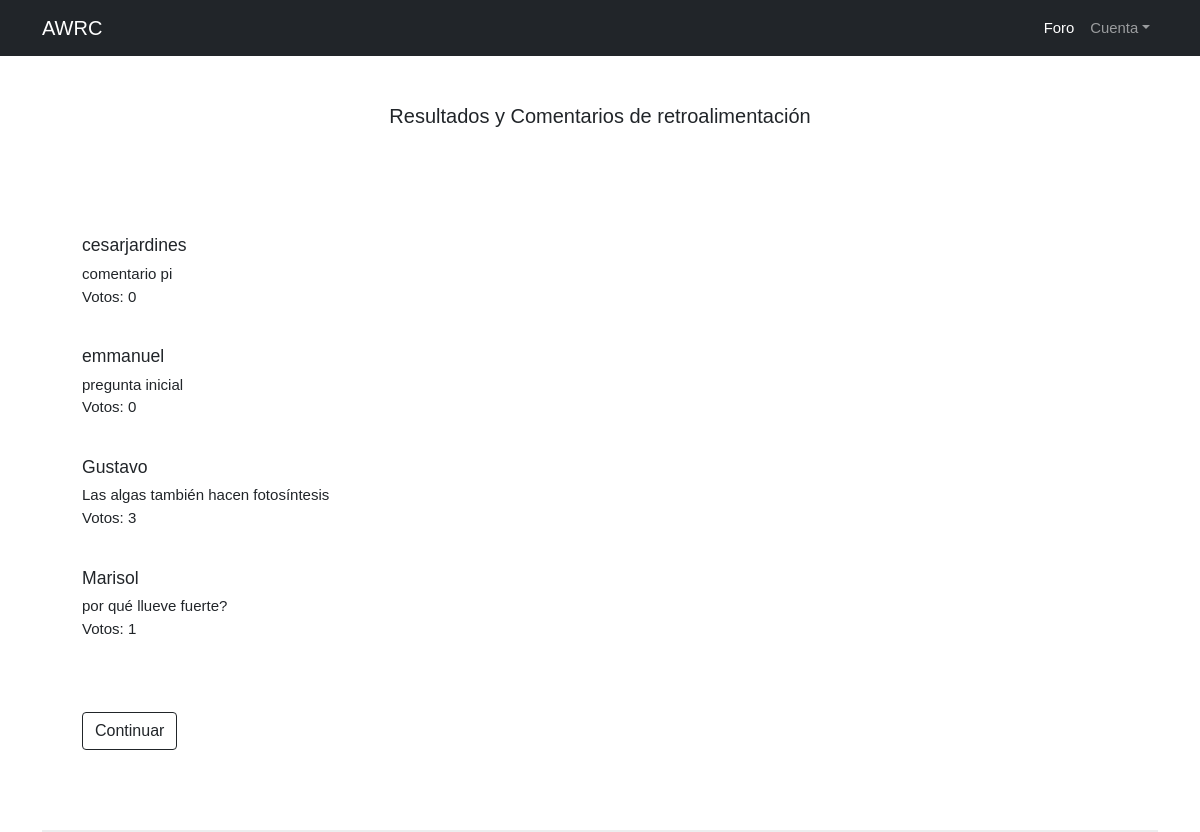
/retroalimentacionPI/, run on the app's committed database.
### AMCE/models.py (models this page shows, shortened)
class Post(models.Model):
	user = models.ForeignKey(User, on_delete=models.CASCADE, related_name='post')
	timestamp = models.DateTimeField(default = timezone.now)
	content = models.TextField()
	voto = models.IntegerField(default=0)
	comentario = models.TextField(default='')
	class Meta:
		ordering = ['-timestamp']

### AMCE/views.py (the view)
# urls.py: path('retroalimentacionPI/', views.retroPreguntaInicial, name = 'retroalimentacionPI'),
def retroPreguntaInicial(request):
	posts = Post.objects.all();
	context = {'post':posts}
	return render(request, 'AMCE/retroPreguntaInicial.html', context)

### AMCE/templates/AMCE/retroPreguntaInicial.html (shortened to what this page needs)
{% extends 'AMCE/MG1.html'%}
	{% block content %}
     <div class="container">
        <div class="text-center mt-5">
                <h1>Resultados y Comentarios de retroalimentación</h1>
            </div>
        </div>
<article>
	<div class="container-article">
		<form method="post" action="#">
			<label for="html">
				{% for post in post %}
						<div>
							<h2 class="username"><a>{{post.user.username}}</a></h2>
							<div class="post">{{post.content}}</div>
							<div class="post">Votos: {{post.voto}}</div>
						</div>
						<br>
				{% endfor %}
			</label>
			<br>
			<br>
			<br>
			<a href="/paso1-2" class="btn btn-outline-dark" >Continuar </a>
		</form>
	</div>
</article>
{% endblock%}

### static/css/feedStyle.css (style rules this page uses)
body { background: #FFFFFF; font-size: 62.5%; font-family: 'Varela Round', Helvetica, Arial, serif; }
a { font-size: .93rem; text-decoration: none; color: black; }
article { width: 93%; margin: auto; padding: 40px 0; border-bottom: 2px solid #ECEEEF; }
.username { margin-bottom: .2rem; }
.username a { font-size: 1.1rem; }
.container-article { display: flex; }
.post { font-size: .94rem; }
form { margin: 0; padding: 40px; font-size: 1rem; }

### data on the page
Post: user.username "cesarjardines", content "comentario pi", voto "0"
Post: user.username "emmanuel", content "pregunta inicial", voto "0"
Post: user.username "Gustavo", content "Las algas también hacen fotosíntesis", voto "3"
Post: user.username "Marisol", content "por qué llueve fuerte?", voto "1"
